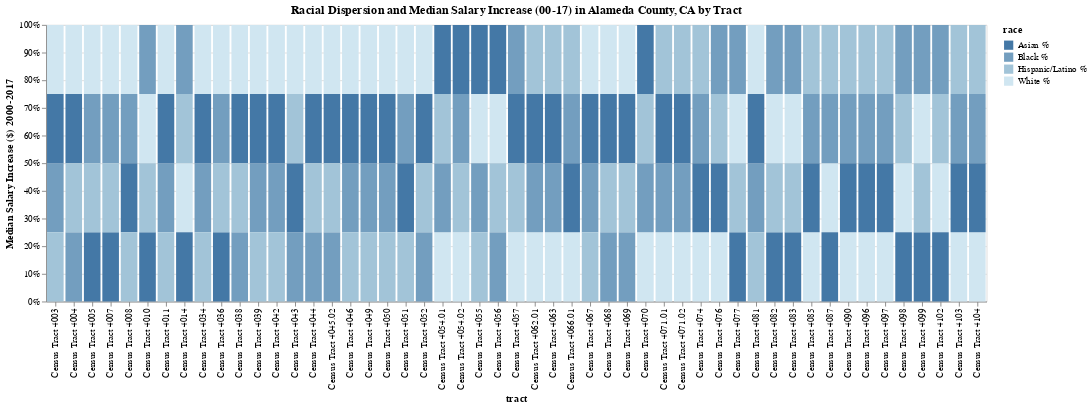

Notebook cell for this chart:
### Code cell
import altair as alt

pop_threshold = 3000
salary_increase_threshold = 10000

popIncomeDF = dfOakland[
    (dfOakland['total_population_00'] > pop_threshold) &
    (dfOakland['total_population_17'] > pop_threshold) &
    (dfOakland['median_income_17'] - dfOakland['median_income_00'] > salary_increase_threshold)
]

popIncomeDF['median_salary_increase'] = popIncomeDF['median_income_17'] - popIncomeDF['median_income_00']

dfOakland_melted = popIncomeDF.melt(
    id_vars=['tract', 'median_salary_increase'],
    value_vars=['pct_white_alone_17', 'pct_black_alone_17', 'pct_asian_alone_17', 'pct_hispanic_or_latino_17'],
    var_name='race',
    value_name='percentage'
)

color_range = ['#4478a6', '#739ebf', '#a2c4d8', '#d0e6f1']

dfOakland_melted['race'] = dfOakland_melted['race'].replace({
    'pct_white_alone_17': 'White %',
    'pct_black_alone_17': 'Black %',
    'pct_asian_alone_17': 'Asian %',
    'pct_hispanic_or_latino_17': 'Hispanic/Latino %'
})

# Construct the chart
chart = alt.Chart(dfOakland_melted).mark_bar().encode(
    x='tract:N',
    y=alt.Y('median_salary_increase:Q', stack='normalize', axis=alt.Axis(format='%'), title='Median Salary Increase ($) 2000-2017'),
    color=alt.Color('race:N', scale=alt.Scale(range=color_range)),
    order=alt.Order('percentage:Q', sort='ascending'),
    tooltip=[
        alt.Tooltip('tract:N', title='Tract'),
        alt.Tooltip('median_salary_increase:Q', title='Median Salary Increase ($)'),
        alt.Tooltip('race:N', title='Group'),
        alt.Tooltip('percentage:Q', title='Population %')
    ]
).properties(
    title='Racial Dispersion and Median Salary Increase (00-17) in Alameda County, CA by Tract'
)

chart

### Figure 1 — Vega-Lite specification as saved in the notebook (floating-point values rounded to 4 significant figures; data arrays with more than 128 entries replaced by an {"elided": "..."} marker saying what was removed)
{"config": {"view": {"continuousWidth": 400, "continuousHeight": 300}}, "data": {"name": "data-af8a330df7a294d10294d142dd3c4837"}, "mark": "bar", "encoding": {"color": {"field": "race", "scale": {"range": ["#4478a6", "#739ebf", "#a2c4d8", "#d0e6f1"]}, "type": "nominal"}, "order": {"field": "percentage", "sort": "ascending", "type": "quantitative"}, "tooltip": [{"field": "tract", "title": "Tract", "type": "nominal"}, {"field": "median_salary_increase", "title": "Median Salary Increase ($)", "type": "quantitative"}, {"field": "race", "title": "Group", "type": "nominal"}, {"field": "percentage", "title": "Population %", "type": "quantitative"}], "x": {"field": "tract", "type": "nominal"}, "y": {"axis": {"format": "%"}, "field": "median_salary_increase", "stack": "normalize", "title": "Median Salary Increase ($) 2000-2017", "type": "quantitative"}}, "title": "Racial Dispersion and Median Salary Increase (00-17) in Alameda County, CA by Tract", "$schema": "https://vega.github.io/schema/vega-lite/v4.17.0.json", "datasets": {"data-af8a330df7a294d10294d142dd3c4837": {"elided": "204 records"}}}
